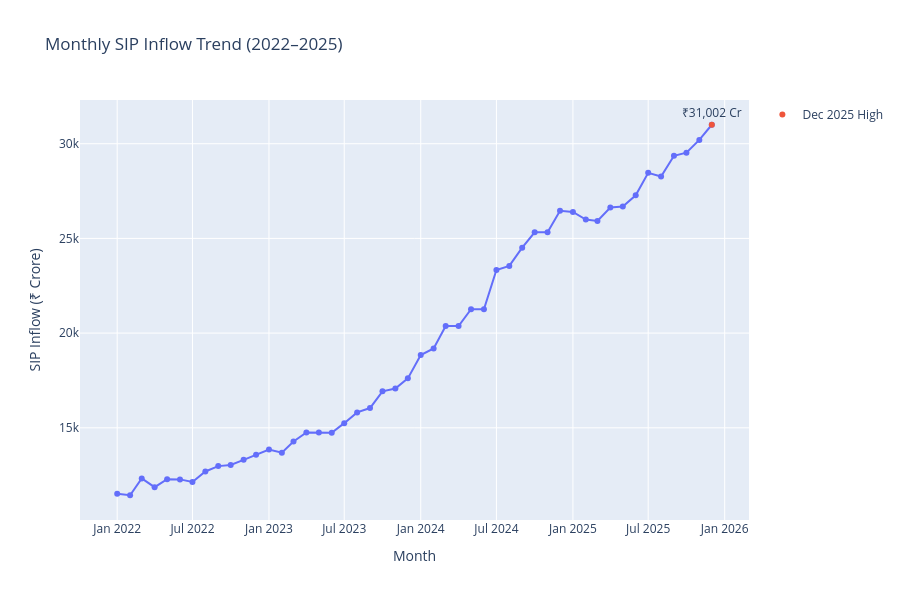

The cell this chart's notebook holds for it:
### Code cell
# Chart 4: Monthly SIP Inflow Trend

sip_file = list(raw_dir.glob("*monthly_sip_inflows*.csv"))[0]

sip_df = pd.read_csv(sip_file)

sip_df["month"] = pd.to_datetime(sip_df["month"], errors="coerce")

sip_df = sip_df[
    (sip_df["month"] >= "2022-01-01") &
    (sip_df["month"] <= "2025-12-31")
].copy()

# Plot
fig = px.line(
    sip_df,
    x="month",
    y="sip_inflow_crore",
    title="Monthly SIP Inflow Trend (2022–2025)",
    labels={
        "month": "Month",
        "sip_inflow_crore": "SIP Inflow (₹ Crore)"
    },
    markers=True
)

# Highlight December 2025
dec_2025 = sip_df[sip_df["month"] == "2025-12-01"]

if not dec_2025.empty:
    high_value = dec_2025["sip_inflow_crore"].iloc[0]

    fig.add_scatter(
        x=dec_2025["month"],
        y=dec_2025["sip_inflow_crore"],
        mode="markers+text",
        text=[f"₹{high_value:,.0f} Cr"],
        textposition="top center",
        name="Dec 2025 High"
    )

fig.update_layout(
    hovermode="x unified",
    height=600
)

fig.show()

### Figure 1 — Plotly figure (JSON) as saved in the notebook; plotly's stock layout.template omitted (floating-point values rounded to 4 significant figures)
{"data": [{"hovertemplate": "Month=%{x}<br>SIP Inflow (₹ Crore)=%{y}<extra></extra>", "legendgroup": "", "line": {"color": "#636efa", "dash": "solid"}, "marker": {"symbol": "circle"}, "mode": "lines+markers", "name": "", "orientation": "v", "showlegend": false, "type": "scatter", "x": ["2022-01-01T00:00:00.000000", "2022-02-01T00:00:00.000000", "2022-03-01T00:00:00.000000", "2022-04-01T00:00:00.000000", "2022-05-01T00:00:00.000000", "2022-06-01T00:00:00.000000", "2022-07-01T00:00:00.000000", "2022-08-01T00:00:00.000000", "2022-09-01T00:00:00.000000", "2022-10-01T00:00:00.000000", "2022-11-01T00:00:00.000000", "2022-12-01T00:00:00.000000", "2023-01-01T00:00:00.000000", "2023-02-01T00:00:00.000000", "2023-03-01T00:00:00.000000", "2023-04-01T00:00:00.000000", "2023-05-01T00:00:00.000000", "2023-06-01T00:00:00.000000", "2023-07-01T00:00:00.000000", "2023-08-01T00:00:00.000000", "2023-09-01T00:00:00.000000", "2023-10-01T00:00:00.000000", "2023-11-01T00:00:00.000000", "2023-12-01T00:00:00.000000", "2024-01-01T00:00:00.000000", "2024-02-01T00:00:00.000000", "2024-03-01T00:00:00.000000", "2024-04-01T00:00:00.000000", "2024-05-01T00:00:00.000000", "2024-06-01T00:00:00.000000", "2024-07-01T00:00:00.000000", "2024-08-01T00:00:00.000000", "2024-09-01T00:00:00.000000", "2024-10-01T00:00:00.000000", "2024-11-01T00:00:00.000000", "2024-12-01T00:00:00.000000", "2025-01-01T00:00:00.000000", "2025-02-01T00:00:00.000000", "2025-03-01T00:00:00.000000", "2025-04-01T00:00:00.000000", "2025-05-01T00:00:00.000000", "2025-06-01T00:00:00.000000", "2025-07-01T00:00:00.000000", "2025-08-01T00:00:00.000000", "2025-09-01T00:00:00.000000", "2025-10-01T00:00:00.000000", "2025-11-01T00:00:00.000000", "2025-12-01T00:00:00.000000"], "xaxis": "x", "y": [11517, 11438, 12328, 11863, 12286, 12276, 12140, 12694, 12976, 13040, 13306, 13573, 13856, 13687, 14276, 14749, 14749, 14734, 15245, 15814, 16042, 16928, 17073, 17610, 18838, 19187, 20371, 20371, 21262, 21262, 23332, 23547, 24509, 25323, 25320, 26459, 26400, 25999, 25926, 26632, 26688, 27274, 28464, 28265, 29361, 29529, 30200, 31002], "yaxis": "y"}, {"mode": "markers+text", "name": "Dec 2025 High", "text": ["₹31,002 Cr"], "textposition": "top center", "type": "scatter", "x": ["2025-12-01T00:00:00.000000"], "y": [31002]}], "layout": {"height": 600, "hovermode": "x unified", "legend": {"tracegroupgap": 0}, "title": {"text": "Monthly SIP Inflow Trend (2022–2025)"}, "xaxis": {"anchor": "y", "domain": [0, 1], "title": {"text": "Month"}}, "yaxis": {"anchor": "x", "domain": [0, 1], "title": {"text": "SIP Inflow (₹ Crore)"}}}}
